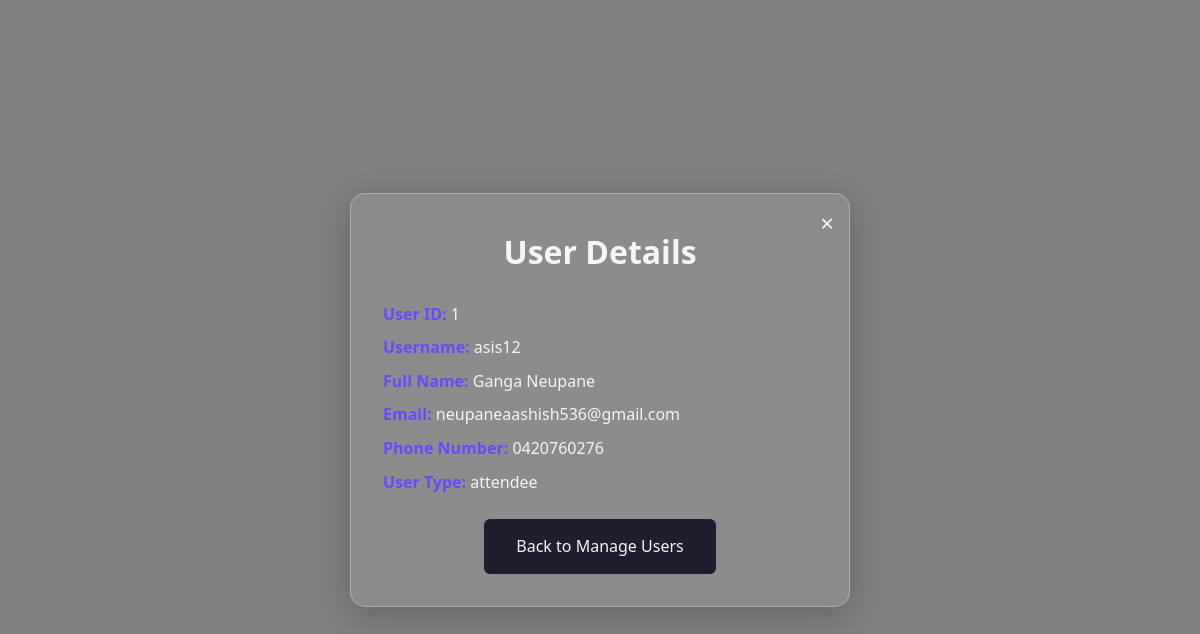
Screenshot of /view_details_user.php?user_id=1 (signed in) with the database file from the repository.
### tables this page shows
CREATE TABLE IF NOT EXISTS `users` (
  `user_id` int NOT NULL AUTO_INCREMENT,
  `username` varchar(50) NOT NULL,
  `email` varchar(100) NOT NULL,
  `password` varchar(255) NOT NULL,
  `full_name` varchar(100) NOT NULL,
  `phone_num` varchar(15) DEFAULT NULL,
  `created_at` timestamp NOT NULL DEFAULT CURRENT_TIMESTAMP,
  `user_type` enum('system_admin','venue_admin','attendee') NOT NULL DEFAULT 'attendee',
  `notifications_viewed` datetime DEFAULT NULL,
  PRIMARY KEY (`user_id`),
  UNIQUE KEY `username` (`username`),
  UNIQUE KEY `email` (`email`)
);

### view_details_user.php (the view, shortened to what this page needs)
<?php
require_once 'Connection/sql_auth.php';
$user = [];
if (isset($_GET['user_id'])) {
    $user_id_to_fetch = (int)$_GET['user_id'];
    $result = $db->query("SELECT user_id, username, full_name, email, phone_num, user_type FROM users WHERE user_id = $user_id_to_fetch");
    if ($result && $result->num_rows > 0) {
        $user = $result->fetch_assoc();
    }
}
?>
<!DOCTYPE html>
<html lang="en">
<head>
    <link rel="stylesheet" href="https://cdnjs.cloudflare.com/ajax/libs/font-awesome/6.0.0-beta3/css/all.min.css">
</head>
<body>
    <div class="container">
        <a href="manage_users.php" class="close-container" id="closeContainerBtn">×</a>
        <h2>User Details</h2>
        <?php if (!empty($user)): ?>
            <div class="user-details">
                <p><strong>User ID:</strong> <?= htmlspecialchars($user['user_id']) ?></p>
                <p><strong>Username:</strong> <?= htmlspecialchars($user['username']) ?></p>
                <p><strong>Full Name:</strong> <?= htmlspecialchars($user['full_name']) ?></p>
                <p><strong>Email:</strong> <?= htmlspecialchars($user['email'] ?? 'N/A') ?></p>
                <p><strong>Phone Number:</strong> <?= htmlspecialchars($user['phone_num'] ?? 'N/A') ?></p>
                <p><strong>User Type:</strong> <?= htmlspecialchars($user['user_type']) ?></p>
            </div>
            <a href="manage_users.php" class="back-btn">Back to Manage Users</a>
        <?php else: ?>
            <p class="message-error">User not found.</p>
        <?php endif; ?>
    </div>
</body>
</html>

### view_details_user.php (style rules this page uses)
:root { --primary-color: #6b48ff; --secondary-color: #1e1e2f; --accent-color: #ff2e63; --light-color: #f5f5f5; --glass-bg: rgba(255, 255, 255, 0.1); --shadow: 0 8px 32px rgba(0, 0, 0, 0.2); --success-bg: #28a745; --error-bg: #ff2e63; --danger-color: #dc3545; }
* { box-sizing: border-box; margin: 0; padding: 0; font-family: 'Segoe UI', Arial, sans-serif; }
body { background: linear-gradient(rgba(0, 0, 0, 0.5), rgba(0, 0, 0, 0.5)), url('images/concert.jpg'); background-size: cover; background-position: center; backdrop-filter: blur(5px); color: var(--light-color); line-height: 1.6; min-height: 100vh; display: flex; justify-content: center; align-items: center; }
.container { background: var(--glass-bg); backdrop-filter: blur(10px); border-radius: 15px; padding: 2rem; box-shadow: var(--shadow); border: 1px solid rgba(255, 255, 255, 0.3); width: 90%; max-width: 500px; text-align: center; position: relative; max-height: 80vh; overflow-y: auto; }
.close-container { position: absolute; top: 10px; right: 15px; font-size: 1.5rem; color: var(--light-color); cursor: pointer; transition: color 0.3s ease; text-decoration: none; }
h2 { font-size: 2rem; margin-bottom: 1.5rem; color: var(--light-color); }
.user-details { text-align: left; margin-bottom: 1.5rem; }
.user-details p { font-size: 1rem; margin: 0.5rem 0; }
.user-details p strong { color: var(--primary-color); }
.back-btn { display: inline-block; background: var(--secondary-color); color: var(--light-color); padding: 0.9rem 2rem; border-radius: 6px; text-decoration: none; transition: background 0.3s ease; }

### rows the page displays
users: user_id "1", username "asis12", full_name "Ganga Neupane", email "neupaneaashish536@gmail.com", phone_num "0420760276", user_type "attendee"
